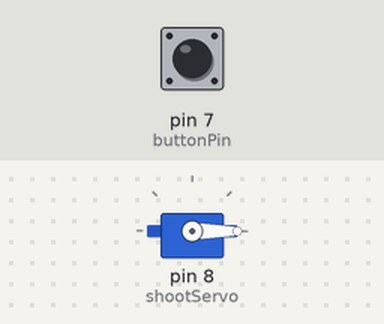
Recording of a sketch running on a simulated Arduino Uno, built with avr-gcc and run on an emulated ATmega328P. Parts: servo. The inputs (shaded band) are chosen by the test bench; at power-on: pin 7 (buttonPin) LOW.

Above: at 1.2 s.
1.3 s: pin 7 (buttonPin) pulled HIGH for 0.15 s
At 1.45 s:
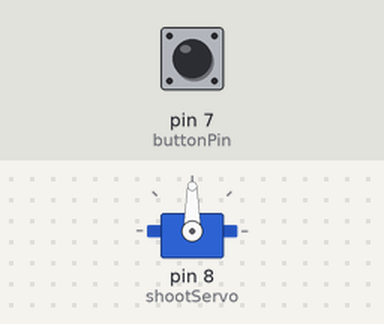
Timing chart, 0 to 4.3 s (numbered marks = the images above; inputs shaded):
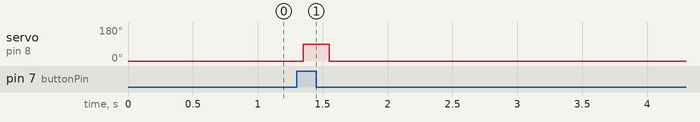

Measured:
- after the input at 1.3 s, servo on pin 8 (shootServo): 0° → 90° after 0.05 s, → 0° 0.20 s later

The sketch:

RubberGun.ino
```cpp
#include <Servo.h>

const int buttonPin = 7;    // the number of the pushbutton pin

// Variables will change:
int buttonState;             // the current reading from the input pin
int lastButtonState = LOW;   // the previous reading from the input pin
Servo shootServo;

// the following variables are unsigned longs because the time, measured in
// milliseconds, will quickly become a bigger number than can be stored in an int.
unsigned long lastDebounceTime = 0;  // the last time the output pin was toggled
unsigned long debounceDelay = 50;    // the debounce time; increase if the output flickers

void setup() {
  pinMode(buttonPin, INPUT);
  shootServo.attach(8);
  shootServo.write(0);
}

void loop() {
  // read the state of the switch into a local variable:
  int reading = digitalRead(buttonPin);

  // check to see if you just pressed the button
  // (i.e. the input went from LOW to HIGH), and you've waited long enough
  // since the last press to ignore any noise:

  // If the switch changed, due to noise or pressing:
  if (reading != lastButtonState) {
    // reset the debouncing timer
    lastDebounceTime = millis();
  }

  if ((millis() - lastDebounceTime) > debounceDelay) {
    // whatever the reading is at, it's been there for longer than the debounce
    // delay, so take it as the actual current state:

    // if the button state has changed:
    if (reading != buttonState) {
      buttonState = reading;

      // only toggle the LED if the new button state is HIGH
      if (buttonState == HIGH) {
        shootServo.write(90);
        delay(200);
        shootServo.write(0);
        delay(200);
      }
    }
  }

  // save the reading. Next time through the loop, it'll be the lastButtonState:
  lastButtonState = reading;
}
```
